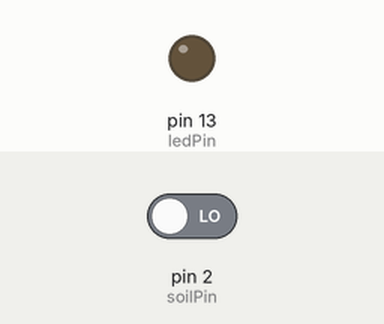
This sketch was run on a simulated Arduino Uno, built with avr-gcc and run on an emulated ATmega328P. Parts: output pins drawn as LEDs (lit = HIGH). Dashed ring = blinking. Inputs (shaded band) come from the test bench; at power-on: pin 2 (soilPin) LOW.

Above: at 1.2 s.
1.3 s: pin 2 (soilPin) driven HIGH
At 1.45 s:
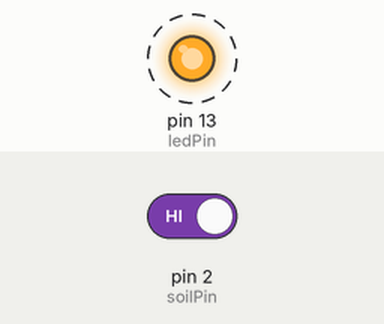
4.3 s: pin 2 (soilPin) driven LOW
At 5.3 s:
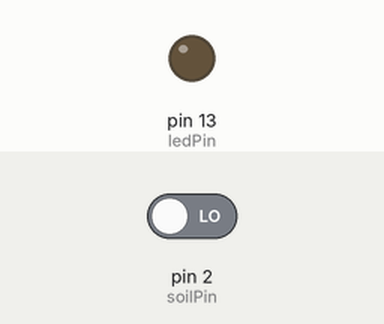
Timing chart, 0 to 7.3 s (numbered marks = the images above; inputs shaded):
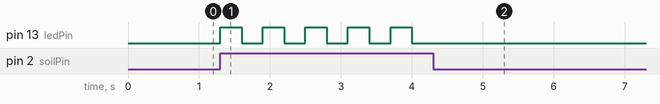

Measured:
- after the input at 1.3 s, pin 13 (ledPin): alternates HIGH for 0.30 s and LOW for 0.30 s, starting at once
- after the input at 4.3 s, pin 13 (ledPin): stops changing and stays LOW

The sketch:

Soil_moisture_sensor.ino
```cpp
const int soilPin = 2;      // Soil moisture sensor digital pin
const int ledPin = 13;       // LED digital pin

void setup() {
  pinMode(soilPin, INPUT);
  pinMode(ledPin, OUTPUT);
}

void loop() {
  int soilState = digitalRead(soilPin);

  if (soilState == HIGH) {
    // Dry soil -> blink LED
    digitalWrite(ledPin, HIGH);
    delay(300);
    digitalWrite(ledPin, LOW);
    delay(300);
  } else {
    // Wet soil -> LED off
    digitalWrite(ledPin, LOW);
  }
}
```
